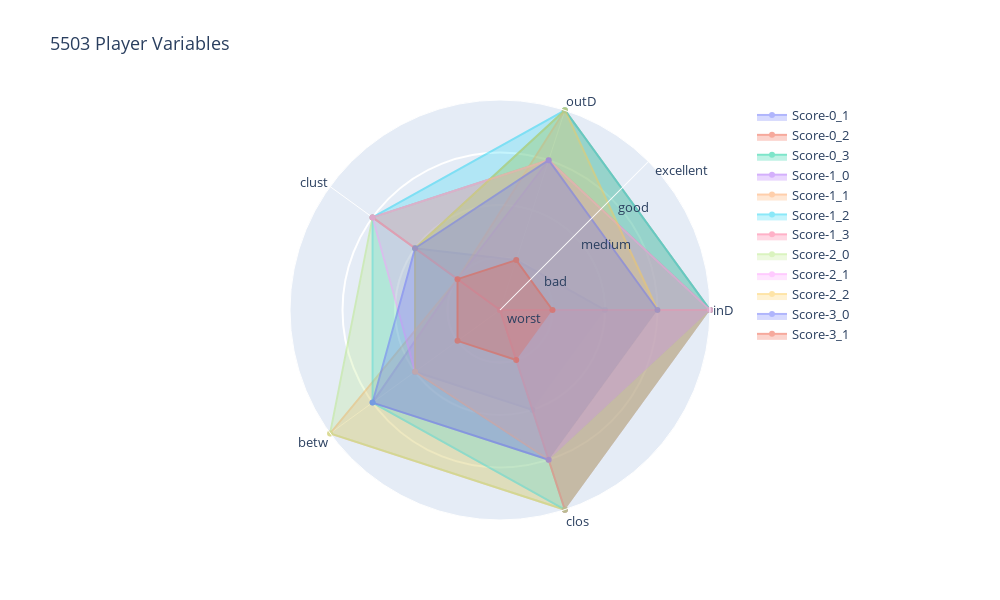

Write notebook code for a chart like this one.
### Code cell
aux2 = transformClassColumns(aux, catValues)
aux2 = aux2.drop("1_4")
createPolarPlot(aux2.sort_index())

### Figure 1 — Plotly figure (JSON) as saved in the notebook; plotly's stock layout.template omitted (floating-point values rounded to 4 significant figures)
{"data": [{"fill": "toself", "name": "Score-0_1", "opacity": 0.5, "r": [2, 1, 2, 2, 2], "showlegend": true, "theta": ["inD", "outD", "clust", "betw", "clos"], "type": "scatterpolar"}, {"fill": "toself", "name": "Score-0_2", "opacity": 0.5, "r": [4, 3, 3, 0, 4], "showlegend": true, "theta": ["inD", "outD", "clust", "betw", "clos"], "type": "scatterpolar"}, {"fill": "toself", "name": "Score-0_3", "opacity": 0.5, "r": [4, 4, 2, 2, 3], "showlegend": true, "theta": ["inD", "outD", "clust", "betw", "clos"], "type": "scatterpolar"}, {"fill": "toself", "name": "Score-1_0", "opacity": 0.5, "r": [4, 3, 1, 3, 3], "showlegend": true, "theta": ["inD", "outD", "clust", "betw", "clos"], "type": "scatterpolar"}, {"fill": "toself", "name": "Score-1_1", "opacity": 0.5, "r": [4, 4, 1, 4, 4], "showlegend": true, "theta": ["inD", "outD", "clust", "betw", "clos"], "type": "scatterpolar"}, {"fill": "toself", "name": "Score-1_2", "opacity": 0.5, "r": [4, 4, 3, 3, 4], "showlegend": true, "theta": ["inD", "outD", "clust", "betw", "clos"], "type": "scatterpolar"}, {"fill": "toself", "name": "Score-1_3", "opacity": 0.5, "r": [4, 0, 3, 0, 4], "showlegend": true, "theta": ["inD", "outD", "clust", "betw", "clos"], "type": "scatterpolar"}, {"fill": "toself", "name": "Score-2_0", "opacity": 0.5, "r": [4, 3, 3, 4, 4], "showlegend": true, "theta": ["inD", "outD", "clust", "betw", "clos"], "type": "scatterpolar"}, {"fill": "toself", "name": "Score-2_1", "opacity": 0.5, "r": [4, 3, 3, 2, 3], "showlegend": true, "theta": ["inD", "outD", "clust", "betw", "clos"], "type": "scatterpolar"}, {"fill": "toself", "name": "Score-2_2", "opacity": 0.5, "r": [3, 4, 2, 2, 3], "showlegend": true, "theta": ["inD", "outD", "clust", "betw", "clos"], "type": "scatterpolar"}, {"fill": "toself", "name": "Score-3_0", "opacity": 0.5, "r": [3, 3, 2, 3, 3], "showlegend": true, "theta": ["inD", "outD", "clust", "betw", "clos"], "type": "scatterpolar"}, {"fill": "toself", "name": "Score-3_1", "opacity": 0.5, "r": [1, 1, 1, 1, 1], "showlegend": true, "theta": ["inD", "outD", "clust", "betw", "clos"], "type": "scatterpolar"}], "layout": {"font": {"size": 13}, "height": 600, "legend": {"x": 0.8, "xanchor": "left", "y": 1, "yanchor": "top"}, "polar": {"radialaxis": {"angle": 45, "gridwidth": 2, "range": [0, 4], "tickangle": 45, "ticktext": ["worst", "bad", "medium", "good", "excellent"], "tickvals": [0, 1, 2, 3, 4], "tickwidth": 10, "visible": true}}, "title": {"text": "5503 Player Variables"}, "width": 1000}}
